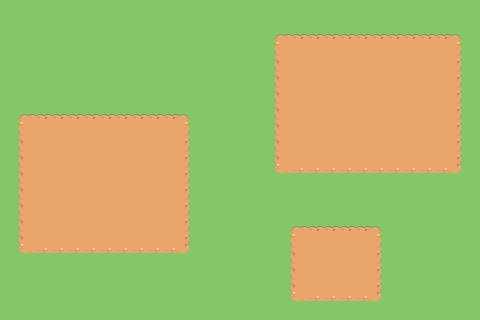

The image is a tile-based game level rendered from a .tmx file. Its description and complete source (layers, tilesets, objects, tile grids) follow:
An orthogonal 30x20 tile map with 16x16 px tiles, 1 tile layer (Calque de Tuiles 1).

<map version="1.10" tiledversion="1.11.2" orientation="orthogonal" renderorder="right-down" width="30" height="20" tilewidth="16" tileheight="16" infinite="0" nextlayerid="2" nextobjectid="1">
 <tileset firstgid="1" source="tilemap_packed.tsx" />
 <layer id="1" name="Calque de Tuiles 1" width="30" height="20">
  <data encoding="csv">
1,1,1,1,1,1,1,1,1,1,1,1,1,1,1,1,1,1,1,1,1,1,1,1,1,1,1,1,1,1,
1,1,1,1,1,1,1,1,1,1,1,1,1,1,1,1,1,1,1,1,1,1,1,1,1,1,1,1,1,1,
1,1,1,1,1,1,1,1,1,1,1,1,1,1,1,1,1,13,14,14,14,14,14,14,14,14,14,14,15,1,
1,1,1,1,1,1,1,1,1,1,1,1,1,1,1,1,1,25,26,26,26,26,26,26,26,26,26,26,27,1,
1,1,1,1,1,1,1,1,1,1,1,1,1,1,1,1,1,25,26,26,26,26,26,26,26,26,26,26,27,1,
1,1,1,1,1,1,1,1,1,1,1,1,1,1,1,1,1,25,26,26,26,26,26,26,26,26,26,26,27,1,
1,1,1,1,1,1,1,1,1,1,1,1,1,1,1,1,1,25,26,26,26,26,26,26,26,26,26,26,27,1,
1,13,14,14,14,14,14,14,14,14,14,15,1,1,1,1,1,25,26,26,26,26,26,26,26,26,26,26,27,1,
1,25,26,26,26,26,26,26,26,26,26,27,1,1,1,1,1,25,26,26,26,26,26,26,26,26,26,26,27,1,
1,25,26,26,26,26,26,26,26,26,26,27,1,1,1,1,1,25,26,26,26,26,26,26,26,26,26,26,27,1,
1,25,26,26,26,26,26,26,26,26,26,27,1,1,1,1,1,37,38,38,38,38,38,38,38,38,38,38,39,1,
1,25,26,26,26,26,26,26,26,26,26,27,1,1,1,1,1,1,1,1,1,1,1,1,1,1,1,1,1,1,
1,25,26,26,26,26,26,26,26,26,26,27,1,1,1,1,1,1,1,1,1,1,1,1,1,1,1,1,1,1,
1,25,26,26,26,26,26,26,26,26,26,27,1,1,1,1,1,1,1,1,1,1,1,1,1,1,1,1,1,1,
1,25,26,26,26,26,26,26,26,26,26,27,1,1,1,1,1,1,13,14,14,14,14,15,1,1,1,1,1,1,
1,37,38,38,38,38,38,38,38,38,38,39,1,1,1,1,1,1,25,26,26,26,26,27,1,1,1,1,1,1,
1,1,1,1,1,1,1,1,1,1,1,1,1,1,1,1,1,1,25,26,26,26,26,27,1,1,1,1,1,1,
1,1,1,1,1,1,1,1,1,1,1,1,1,1,1,1,1,1,25,26,26,26,26,27,1,1,1,1,1,1,
1,1,1,1,1,1,1,1,1,1,1,1,1,1,1,1,1,1,37,38,38,38,38,39,1,1,1,1,1,1,
1,1,1,1,1,1,1,1,1,1,1,1,1,1,1,1,1,1,1,1,1,1,1,1,1,1,1,1,1,1
</data>
 </layer>
</map>
